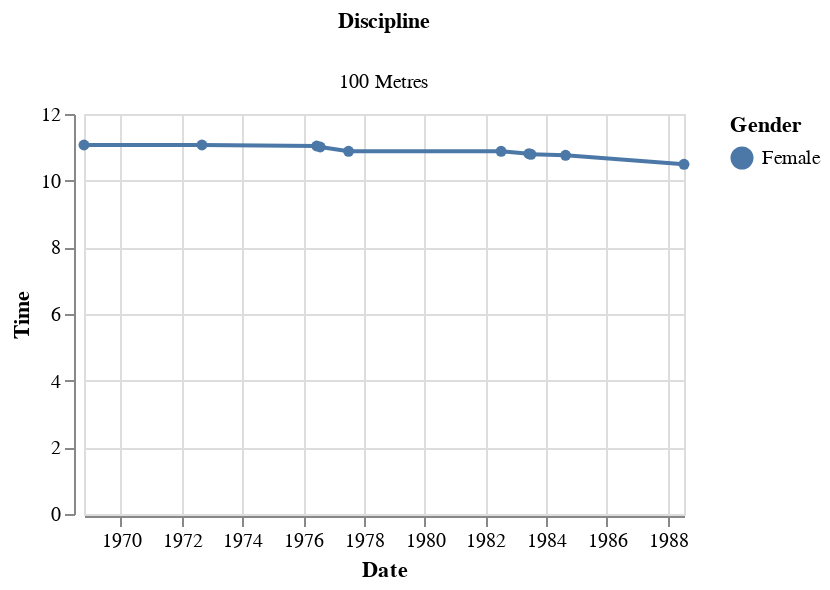

The cell this chart's notebook holds for it:
### Code cell
chart_2 = alt.Chart(df_100W).mark_line(point=True).encode(
    x='Date',
    y='Time',
    color='Gender',
    tooltip=['Date', 'Time', 'Gender']
).properties(
    width=300,
    height=200
).facet(
    column='Discipline'
)

chart_2.show()

### Figure 1 — Vega-Lite specification as saved in the notebook (floating-point values rounded to 4 significant figures)
{"config": {"view": {"continuousWidth": 300, "continuousHeight": 300}}, "data": {"name": "data-a9b9b9abcaea2e1cb8912801a5e05c17"}, "facet": {"column": {"field": "Discipline", "type": "nominal"}}, "spec": {"mark": {"type": "line", "point": true}, "encoding": {"color": {"field": "Gender", "type": "nominal"}, "tooltip": [{"field": "Date", "type": "temporal"}, {"field": "Time", "type": "quantitative"}, {"field": "Gender", "type": "nominal"}], "x": {"field": "Date", "type": "temporal"}, "y": {"field": "Time", "type": "quantitative"}}, "height": 200, "width": 300}, "$schema": "https://vega.github.io/schema/vega-lite/v5.17.0.json", "datasets": {"data-a9b9b9abcaea2e1cb8912801a5e05c17": [{"Time": 11.07, "Athlete": "Wyomia Tyus", "Country": "United States", "Date": "1968-10-15T00:00:00", "Discipline": "100 Metres", "Gender": "Female"}, {"Time": 11.07, "Athlete": "Renate Stecher (née Meißner)", "Country": "East Germany", "Date": "1972-09-02T00:00:00", "Discipline": "100 Metres", "Gender": "Female"}, {"Time": 11.04, "Athlete": "Inge Helten", "Country": "West Germany", "Date": "1976-06-13T00:00:00", "Discipline": "100 Metres", "Gender": "Female"}, {"Time": 11.01, "Athlete": "Annegret Richter", "Country": "West Germany", "Date": "1976-07-25T00:00:00", "Discipline": "100 Metres", "Gender": "Female"}, {"Time": 10.88, "Athlete": "Marlies Oelsner", "Country": "East Germany", "Date": "1977-07-01T00:00:00", "Discipline": "100 Metres", "Gender": "Female"}, {"Time": 10.88, "Athlete": "Marlies Göhr", "Country": "East Germany", "Date": "1982-07-09T00:00:00", "Discipline": "100 Metres", "Gender": "Female"}, {"Time": 10.81, "Athlete": "Marlies Göhr", "Country": "East Germany", "Date": "1983-06-08T00:00:00", "Discipline": "100 Metres", "Gender": "Female"}, {"Time": 10.79, "Athlete": "Evelyn Ashford", "Country": "United States", "Date": "1983-07-03T00:00:00", "Discipline": "100 Metres", "Gender": "Female"}, {"Time": 10.76, "Athlete": "Evelyn Ashford", "Country": "United States", "Date": "1984-08-22T00:00:00", "Discipline": "100 Metres", "Gender": "Female"}, {"Time": 10.49, "Athlete": "Florence Griffith-Joyner", "Country": "United States", "Date": "1988-07-16T00:00:00", "Discipline": "100 Metres", "Gender": "Female"}]}}
